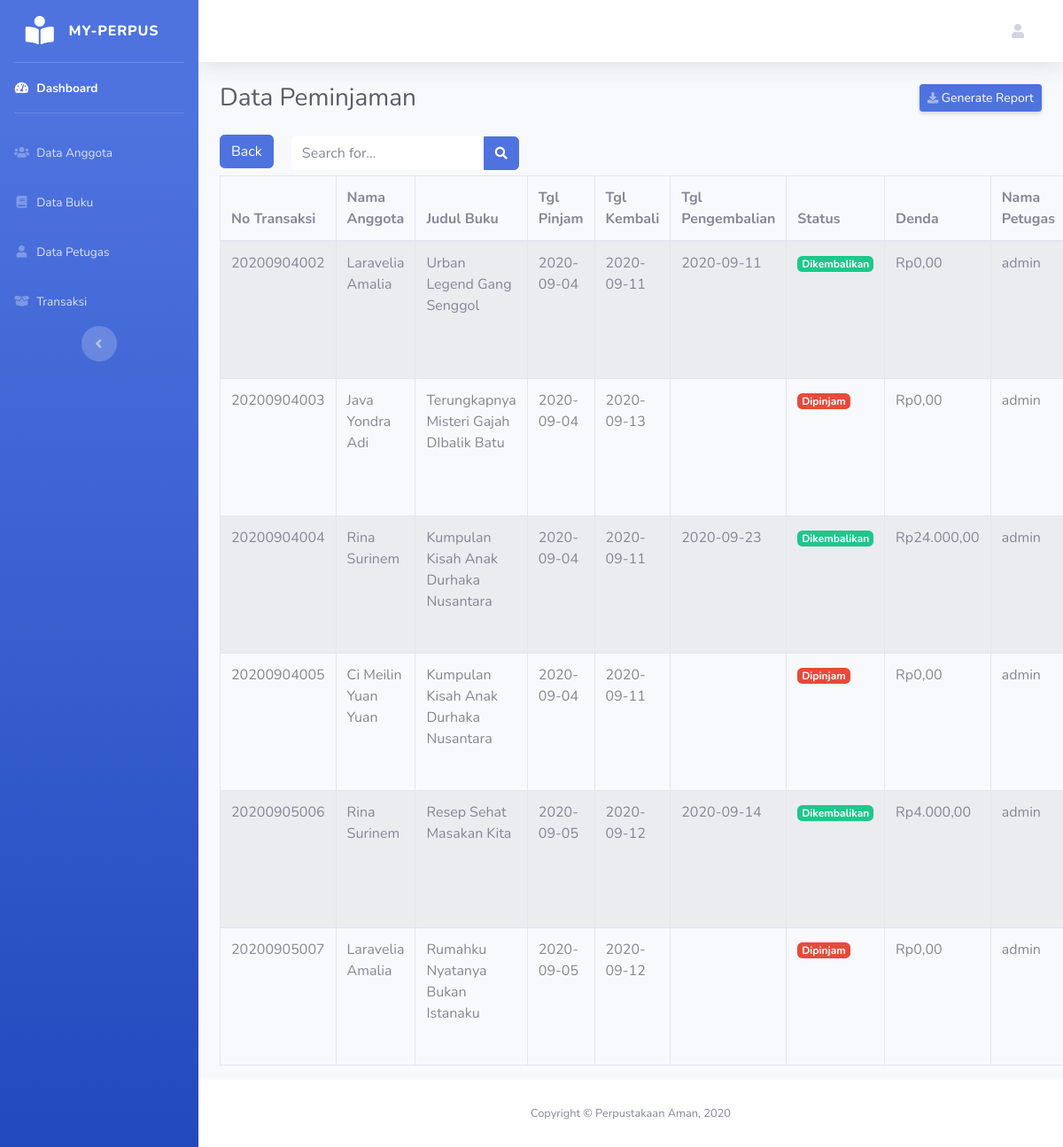
Screenshot of /peminjaman/peminjaman_tampil with the database file from the repository.
### tables this page shows
CREATE TABLE `transaksi` (
  `no_transaksi` varchar(111) NOT NULL,
  `nama` varchar(50) NOT NULL,
  `judul` varchar(111) NOT NULL,
  `tgl_pinjam` date NOT NULL,
  `tgl_kembali` date NOT NULL,
  `tgl_pengembalian` date DEFAULT NULL,
  `denda` int(112) DEFAULT '0',
  `status` varchar(11) NOT NULL,
  `nama_petugas` varchar(122) NOT NULL
);

### application/controllers/peminjaman.php (called while the page is built, shortened)
<?php
class Peminjaman extends CI_Controller {
	public function peminjaman_tampil()
	{
        $data['transaksi'] = $this->perpus_model->get_data('transaksi')->result();
        $this->load->view('template/header');
        $this->load->view('template/sidebar');
        $this->load->view('peminjaman/peminjaman_tampil', $data);
        $this->load->view('template/footer');
	}
}

### index.php (called while the page is built, shortened)
<?php
require_once BASEPATH.'core/CodeIgniter.php';

### application/models/Perpus_model.php (called while the page is built, shortened)
<?php
    class Perpus_model extends CI_model
    {
        public function get_data($table)
        {
            return $this->db->get($table);
        }
    }
?>

### application/views/peminjaman/peminjaman_tampil.php (the view, shortened to what this page needs)
<div class="container-fluid">
<div class="d-sm-flex align-items-center justify-content-between mb-4">
    <h1 class="h3 mb-0 text-gray-800">Data Peminjaman</h1>
    <a href="<?php echo base_url('laporanpdf/cetak_laporan') ?>" class="d-none d-sm-inline-block btn btn-sm btn-primary shadow-sm"><i class="fas fa-download fa-sm text-white-50"></i> Generate Report</a>
</div>
    <a href="<?php echo base_url('peminjaman') ?>" class="btn btn-primary mb-2"> Back </a>
    <form method="POST" action="<?php echo base_url('peminjaman/search') ?>" class="d-none d-sm-inline-block form-inline mr-auto ml-3 mb-3 my-2 my-md-0 mw-100 navbar-search">
        <div class="input-group">
        <input type="text" name= "cari" class="form-control border-0 small" placeholder="Search for..." aria-label="Search" aria-describedby="basic-addon2">
        <div class="input-group-append">
            <button class="btn btn-primary" type="submit">
            <i class="fas fa-search fa-sm"></i>
            </button>
        </div>
        </div>
    </form>
        <table class="table table-hover table-striped table-bordered ">
            <thead>
                <tr>
                    <th>No Transaksi</th>
                    <th>Nama Anggota</th>
                    <th>Judul Buku</th>
                    <th>Tgl Pinjam</th>
                    <th>Tgl Kembali</th>
                    <th>Tgl Pengembalian</th>
                    <th>Status</th>
                    <th>Denda</th>
                    <th>Nama Petugas</th>
                </tr>
            </thead>
            <tbody>
            <?php
                foreach ($transaksi as $tr ) :
            ?>
                <tr>
                    <td> <?php echo $tr->no_transaksi ?> </td>
                    <td> <?php echo $tr->nama ?> </td>
                    <td> <?php echo $tr->judul ?> </td>
                    <td> <?php echo $tr->tgl_pinjam ?> </td>
                    <td> <?php echo $tr->tgl_kembali ?> </td>
                    <td> <?php echo $tr->tgl_pengembalian ?> </td>
                    <td>  <?php
                            if ($tr->status == "1") {
                                echo "<span class='badge badge-danger'> Dipinjam </span>";
                            } else {
                                echo "<span class='badge badge-success'> Dikembalikan </span>";
                            }
                        ?>
                    </td>
                    <td> Rp<?php echo number_format($tr->denda,0,',','.') ?>,00 </td>
                    <td> <?php echo $tr->nama_petugas ?> </td>
                </tr>
            <?php endforeach; ?>
            </tbody>
        </table>
</div>

### rows the page displays
transaksi: no_transaksi "20200904002", nama "Laravelia Amalia", judul "Urban Legend Gang Senggol", tgl_pinjam "2020-09-04", tgl_kembali "2020-09-11", tgl_pengembalian "2020-09-11", status "Dikembalikan", denda "0", nama_petugas "admin"
transaksi: no_transaksi "20200904003", nama "Java Yondra Adi", judul "Terungkapnya Misteri Gajah DIbalik Batu", tgl_pinjam "2020-09-04", tgl_kembali "2020-09-13", status "Dipinjam", denda "0", nama_petugas "admin"
transaksi: no_transaksi "20200904004", nama "Rina Surinem", judul "Kumpulan Kisah Anak Durhaka Nusantara", tgl_pinjam "2020-09-04", tgl_kembali "2020-09-11", tgl_pengembalian "2020-09-23", status "Dikembalikan", denda "24.000", nama_petugas "admin"
transaksi: no_transaksi "20200904005", nama "Ci Meilin Yuan Yuan", judul "Kumpulan Kisah Anak Durhaka Nusantara", tgl_pinjam "2020-09-04", tgl_kembali "2020-09-11", status "Dipinjam", denda "0", nama_petugas "admin"
transaksi: no_transaksi "20200905006", nama "Rina Surinem", judul "Resep Sehat Masakan Kita", tgl_pinjam "2020-09-05", tgl_kembali "2020-09-12", tgl_pengembalian "2020-09-14", status "Dikembalikan", denda "4.000", nama_petugas "admin"
transaksi: no_transaksi "20200905007", nama "Laravelia Amalia", judul "Rumahku Nyatanya Bukan Istanaku", tgl_pinjam "2020-09-05", tgl_kembali "2020-09-12", status "Dipinjam", denda "0", nama_petugas "admin"
